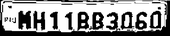
#> input picture assets/binary_image.png, 170 x 36 px, shrunk from 717 x 153 before the run, found by its file name
$ jupyter execute cv_fundementals.ipynb
#> lines starting #> are read from the running program, lines starting #| are printed output that depends on the picture; after the words box and inside, x2 and y2 are one past the last pixel; in counts of white or black regions, pixels touching at a corner belong together
## CS 484 - 001 Introduction to Computer Vision
HW1
Mohammed S. Yaseen - 21801331

#### Import libraries

[cell 1]
import numpy as np
import cv2
import matplotlib.pyplot as plt
import math

### Q1 Dilation and Erosion

#### Function definitions

[cell 2]
# This function takes an image source and a structuring element and
# dilates the image using the provided structuring element.
def diltion(src_img, struct_el):
    output = np.copy(src_img)
    struct_el_center_i = math.floor(struct_el.shape[0]/2)
    struct_el_center_j = math.floor(struct_el.shape[1]/2)

    # iterate over the image
    for i in range(len(src_img)):
        for j in range(len(src_img[i])):
            if src_img[i][j] == 1 and i > struct_el_center_i and j > struct_el_center_j:
                portion_of_output = output[i-struct_el_center_i:i+struct_el_center_i+1, j-struct_el_center_j:j+struct_el_center_j+1]

                # Update a portion of the original image based on the structure element
                for k in range(portion_of_output.shape[0]):
                    for l in range(portion_of_output.shape[1]):
                        if portion_of_output[k][l] == 0:
                            portion_of_output[k][l] = struct_el[k][l]

    return output

[cell 3]
# This function takes an image source and a structuring element and
# erode the image using the provided structuring element.
def erosion(src_img, struct_el):
    output = np.zeros(shape=src_img.shape)
    struct_el_center_i = math.floor(struct_el.shape[0]/2)
    struct_el_center_j = math.floor(struct_el.shape[1]/2)


    # iterate over the image
    for i in range(len(src_img)):
        for j in range(len(src_img[i])):
            if src_img[i][j] == 1 and i > struct_el_center_i and j > struct_el_center_j:
                portion_of_output = src_img[i-struct_el_center_i:i+struct_el_center_i+1, j-struct_el_center_j:j+struct_el_center_j+1]

                if np.array_equal(portion_of_output, struct_el):
                    output[i][j] = 1

    return output

#### Read the image and apply the filters

show the original image

[cell 4]
im = cv2.imread('assets/binary_image.png', cv2.IMREAD_GRAYSCALE)
#> im is the input picture: shape (36, 170); min 0, max 255, mean 147.3
im = im/255

plt.imshow(im, cmap='gray')

# Revert the image to make it compatible with
# the dilation and erosion functions
im = 1 - im

Define the kernal

[cell 5]
kernel = np.ones((5,5), np.uint8)

Apply the dilation and show the image after dilation

[cell 6]
output_im = diltion(im, kernel)
#> the loop in diltion, `for i in range(len(src_img)):` made 36 passes

output_im = 1 - output_im
plt.imshow(output_im, cmap='gray')

Apply the erosion and show the image after erosion

[cell 7]
output_im = erosion(im, kernel)
#> the loop in erosion, `for i in range(len(src_img)):` made 36 passes
#> after the loop in erosion, `for i in range(len(src_img)):`:
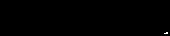
#> output: shape (36, 170) float64; values 0 (black) and 1 (white), 0.1% white in thin lines or dots, all inside (x1, y1, x2, y2) = (164, 32, 168, 34)

output_im = 1 - output_im
plt.imshow(output_im, cmap='gray')

### Q2 Creating a Histogram from Image

#### Function Definition

[cell 8]
# This function gets an image and generates a histogram and plot it.
def histogram(src_img):
    # flattenthe image to one dimensional array
    flat_im = src_img.flatten()
    hist, bin_edges = np.histogram(flat_im, bins=256)
    bin_mids = (bin_edges[:-1] + bin_edges[1:]) / 2
    plt.plot(bin_mids, hist)
    plt.title("histogram")
    plt.show()

#### Read the images and generate histograms

[cell 9]
im1 = cv2.imread('assets/grayscale_1.jpg', cv2.IMREAD_GRAYSCALE)
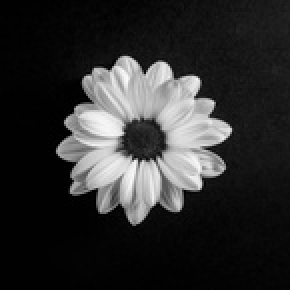
#> input picture assets/grayscale_1.jpg, 145 x 145 px, shrunk from 612 x 612 before the run, found by its file name (shown 2 times larger)
#> im1 is the input picture: shape (145, 145); min 0, max 252, mean 46
histogram(im1)
#> in histogram, `hist, bin_edges = np.histogram(flat_im, bins=256)`: hist = 256 values, max 3655 at index 1, min 0 at index 63, mean 82.13; bin_edges = 257 values from 0 to 252
#> in histogram, `bin_mids = (bin_edges[:-1] + bin_edges[1:]) / 2`: bin_mids = 256 values from 0.492 to 251.5

[cell 10]
im2 = cv2.imread('assets/grayscale_2.jpg', cv2.IMREAD_GRAYSCALE)
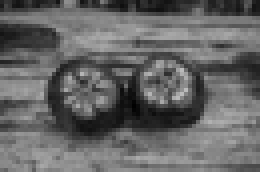
#> input picture assets/grayscale_2.jpg, 65 x 43 px, shrunk from 275 x 183 before the run, found by its file name (shown 4 times larger)
#> im2 is the input picture: shape (43, 65); min 1, max 187, mean 100.9
histogram(im2)
#> in histogram (call 2), `flat_im = src_img.flatten()`: flat_im = 2795 values, max 187 at index 1150, min 1 at index 1723, mean 100.9
#> in histogram (call 2), `hist, bin_edges = np.histogram(flat_im, bins=256)`: hist = 256 values, max 43 at index 170, min 0 at index 1, mean 10.92; bin_edges = 257 values from 1 to 187
#> in histogram (call 2), `bin_mids = (bin_edges[:-1] + bin_edges[1:]) / 2`: bin_mids = 256 values from 1.36 to 186.6
#> in histogram (call 2), `plt.show()`:
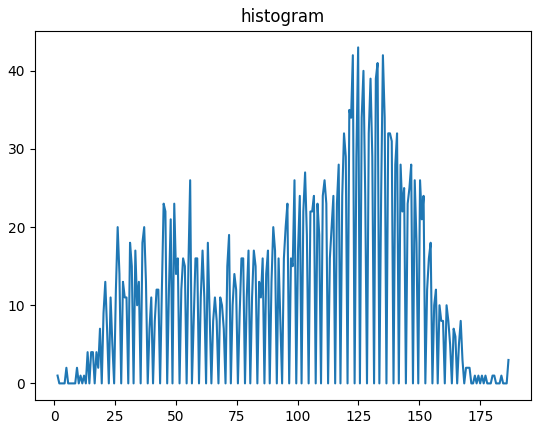
#> figure drawn by matplotlib, 1 panel; curve peaks at x = 124.9, y = 43
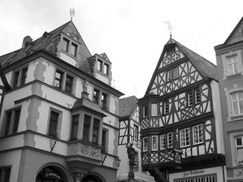
#> input picture assets/otsu_1.jpg, 243 x 182 px, shrunk from 1024 x 768 before the run, found by its file name
#> further down, im is the input picture: shape (182, 243); min 0, max 255, mean 141.3

### Q3 Thresholding with Otsu's method

#### Function Definitions

[cell 11]
# this function would find Otsu's threshold given a source image
def find_threshold(src_img):
    bins_num = 256

    flat_im = src_img.flatten()
    hist, bin_edges = np.histogram(flat_im, bins=bins_num)
#> hist = 256 values, max 6885 at index 255, min 2 at index 218, mean 172.8; bin_edges = 257 values from 0 to 255

    bin_mids = (bin_edges[:-1] + bin_edges[1:]) / 2.
#> bin_mids = 256 values from 0.498 to 254.5

    w1 = np.cumsum(hist)
#> w1 = 256 values from 12 to 44226
    w2 = np.cumsum(hist[::-1])[::-1]
#> w2 = 256 values, max 44226 at index 0, min 6885 at index 255, mean 24579.1

    m1 = np.cumsum(hist * bin_mids) / w1
#> m1 = 256 values from 0.498 to 141.2
    m2 = (np.cumsum((hist * bin_mids)[::-1]) / w2[::-1])[::-1]
#> m2 = 256 values from 141.2 to 254.5

    ic_variance = w1[:-1] * w2[1:] * (m1[:-1] - m2[1:]) ** 2
#> ic_variance = 255 values, max 9.93e+12 at index 157, min 1.05e+10 at index 0, mean 7.13e+12
    threshold = bin_mids[:-1][np.argmax(ic_variance)]
#> threshold = 156.9

    return threshold

[cell 12]
# this function would recolor the image using Otsu's threshold
def otsu_threshold(src_im):
    threshold = find_threshold(im)
#> threshold = 156.9
    return np.array([(lambda x: [(lambda y: 1 if y >= threshold else 0)(y) for y in x] )(x) for x in src_im])
#> returned value: shape (182, 243) int64; values 0 (black) and 1 (white), 39.2% white; 245 white regions (208 under 20 px), largest, box (x1, y1, x2, y2) and area: (0, 0, 243, 99) 12689, (36, 102, 69, 140) 530, (41, 85, 76, 108) 361

#### Read the images and apply the filter

[cell 13]
im = cv2.imread('assets/otsu_1.jpg', cv2.IMREAD_GRAYSCALE)
plt.imshow(otsu_threshold(im), cmap='gray')

[cell 14]
im = cv2.imread('assets/otsu_2.png', cv2.IMREAD_GRAYSCALE)
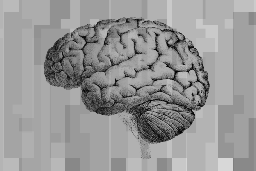
#> input picture assets/otsu_2.png, 256 x 171 px, shrunk from 1080 x 720 before the run, found by its file name
#> im is the input picture: shape (171, 256); min 5, max 216, mean 151.3
plt.imshow(otsu_threshold(im), cmap='gray')
#> in otsu_threshold (call 2), `threshold = find_threshold(im)`: threshold = 120
#> in otsu_threshold (call 2), `return np.array([(lambda x: [(lambda y: 1 if y >= threshold else 0)(y)..`:
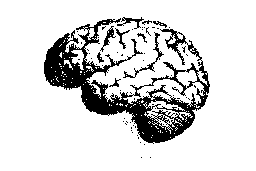
#> returned value: shape (171, 256) int64; values 0 (black) and 1 (white), 84.9% white; 65 black regions (55 under 20 px), largest, box (x1, y1, x2, y2) and area: (44, 18, 210, 144) 5873, (123, 32, 164, 78) 188, (100, 26, 116, 52) 103

#### Q4 Edge Detection

#### Function Definition

[cell 15]
# this function would find the weigthed average of applying in_matrix_2 to in_matrix_1
def calculate_kernal_applied(in_matrix_1, in_matrix_2):
    mult = np.multiply(in_matrix_1, in_matrix_2)
    sum = np.sum(mult)
    out = sum/(in_matrix_2.shape[0]*in_matrix_2.shape[1])
    return out

[cell 16]
# This function would convolve the source image with the given kernal
def convolve(im, kernal):
    kernal_center_i = math.floor(kernal.shape[0]/2)
    kernal_center_j = math.floor(kernal.shape[1]/2)
    out_im = np.ones(im.shape)

    for m in range(kernal_center_i, im.shape[0] - kernal_center_i):
        for n in range(kernal_center_j, im.shape[1] - kernal_center_j):
            out_im[m][n] = calculate_kernal_applied(im[m-kernal_center_i:m+kernal_center_i+1, n-kernal_center_j:n+kernal_center_j+1], kernal)

    return out_im

#### Load image and apply sobel filter

Load and view the original image

[cell 17]
im = cv2.imread('assets/filter.jpg', cv2.IMREAD_GRAYSCALE)
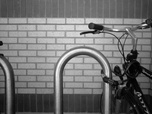
#> input picture assets/filter.jpg, 152 x 114 px, shrunk from 640 x 480 before the run, found by its file name
#> im is the input picture: shape (114, 152); min 0, max 255, mean 112.2
plt.imshow(im, cmap='gray')

Define sobel x and y filters

[cell 18]
sobel_x_operator = np.array([[-1, 0, 1], [-2, 0, 2], [-1, 0, 1]])
sobel_y_operator = np.array([[-1, -2, -1], [0, 0, 0], [1, 2, 1]])

Convolve the image with sobel kernel

[cell 19]
x_out_im = convolve(im, sobel_x_operator)
#> the loop in convolve, `for m in range(kernal_center_i, im.shape[0] - kernal_center_i):` made 112 passes
#> after the loop in convolve, `for m in range(kernal_center_i, im.shape[0] - kernal_center_i):`:
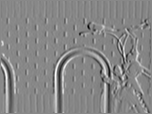
#> out_im: shape (114, 152) float64; min -77.67, max 69.33, mean -0.2; drawn with min black and max white
out_im = convolve(x_out_im, sobel_y_operator)
#> after the loop in convolve (call 2), `for m in range(kernal_center_i, im.shape[0] - kernal_center_i):`:
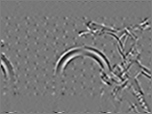
#> out_im: shape (114, 152) float64; min -19.15, max 21.38, mean 0; drawn with min black and max white
